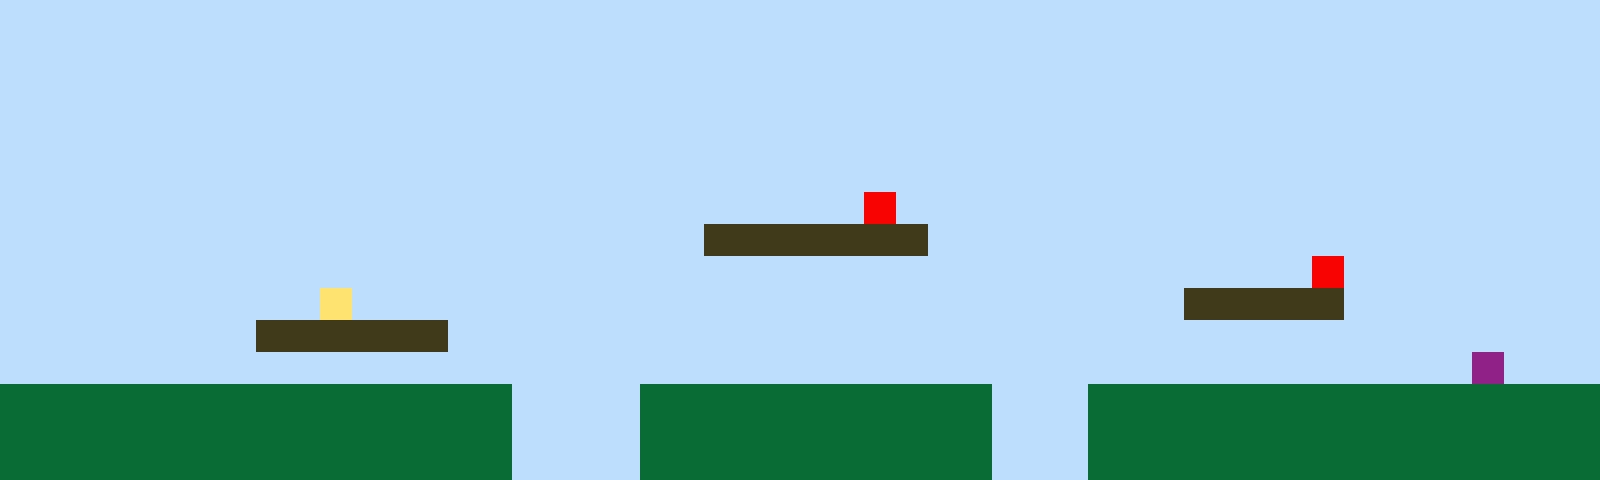

The image is a tile-based game level rendered from a .tmx file. Its description and complete source (layers, tilesets, objects, tile grids) follow:
An orthogonal 50x15 tile map with 32x32 px tiles, 1 tile layer (Tile Layer 1).

<map version="1.10" tiledversion="1.11.2" orientation="orthogonal" renderorder="right-up" width="50" height="15" tilewidth="32" tileheight="32" infinite="0" nextlayerid="2" nextobjectid="1"><editorsettings><export target="map1.csv" format="csv" /></editorsettings><tileset firstgid="1" name="sprites" tilewidth="32" tileheight="32" tilecount="6" columns="3"><image source="sprites.png" width="96" height="64" /></tileset><layer id="1" name="Tile Layer 1" width="50" height="15"><data encoding="csv">1,1,1,1,1,1,1,1,1,1,1,1,1,1,1,1,1,1,1,1,1,1,1,1,1,1,1,1,1,1,1,1,1,1,1,1,1,1,1,1,1,1,1,1,1,1,1,1,1,1,1,1,1,1,1,1,1,1,1,1,1,1,1,1,1,1,1,1,1,1,1,1,1,1,1,1,1,1,1,1,1,1,1,1,1,1,1,1,1,1,1,1,1,1,1,1,1,1,1,1,1,1,1,1,1,1,1,1,1,1,1,1,1,1,1,1,1,1,1,1,1,1,1,1,1,1,1,1,1,1,1,1,1,1,1,1,1,1,1,1,1,1,1,1,1,1,1,1,1,1,1,1,1,1,1,1,1,1,1,1,1,1,1,1,1,1,1,1,1,1,1,1,1,1,1,1,1,1,1,1,1,1,1,1,1,1,1,1,1,1,1,1,1,1,1,1,1,1,1,1,1,1,1,1,1,1,1,1,1,1,1,1,1,1,1,1,1,1,1,1,1,1,1,1,1,1,1,1,1,1,1,1,1,1,1,1,1,1,1,1,1,1,1,1,1,1,1,1,1,1,1,1,1,1,1,1,1,1,1,1,1,1,1,1,1,1,1,1,1,1,1,1,1,1,1,1,1,1,1,1,1,1,1,1,1,1,1,1,1,1,1,1,1,1,1,1,1,1,1,1,1,1,1,1,1,1,1,1,1,1,1,1,1,1,1,1,1,1,1,1,1,1,1,1,1,1,1,5,1,1,1,1,1,1,1,1,1,1,1,1,1,1,1,1,1,1,1,1,1,1,1,1,1,1,1,1,1,1,1,1,1,1,1,1,1,1,1,1,1,1,1,1,3,3,3,3,3,3,3,1,1,1,1,1,1,1,1,1,1,1,1,1,1,1,1,1,1,1,1,1,1,1,1,1,1,1,1,1,1,1,1,1,1,1,1,1,1,1,1,1,1,1,1,1,1,1,1,1,1,1,1,1,1,1,1,1,1,1,1,1,1,5,1,1,1,1,1,1,1,1,1,1,1,1,1,1,1,1,1,1,4,1,1,1,1,1,1,1,1,1,1,1,1,1,1,1,1,1,1,1,1,1,1,1,1,1,1,3,3,3,3,3,1,1,1,1,1,1,1,1,1,1,1,1,1,1,1,1,3,3,3,3,3,3,1,1,1,1,1,1,1,1,1,1,1,1,1,1,1,1,1,1,1,1,1,1,1,1,1,1,1,1,1,1,1,1,1,1,1,1,1,1,1,1,1,1,1,1,1,1,1,1,1,1,1,1,1,1,1,1,1,1,1,1,1,1,1,1,1,1,1,1,1,1,1,1,1,1,1,1,1,1,1,1,1,1,6,1,1,1,2,2,2,2,2,2,2,2,2,2,2,2,2,2,2,2,1,1,1,1,2,2,2,2,2,2,2,2,2,2,2,1,1,1,2,2,2,2,2,2,2,2,2,2,2,2,2,2,2,2,2,2,2,2,2,2,2,2,2,2,2,2,2,2,2,2,1,1,1,1,2,2,2,2,2,2,2,2,2,2,2,1,1,1,2,2,2,2,2,2,2,2,2,2,2,2,2,2,2,2,2,2,2,2,2,2,2,2,2,2,2,2,2,2,2,2,1,1,1,1,2,2,2,2,2,2,2,2,2,2,2,1,1,1,2,2,2,2,2,2,2,2,2,2,2,2,2,2,2,2</data></layer></map>
